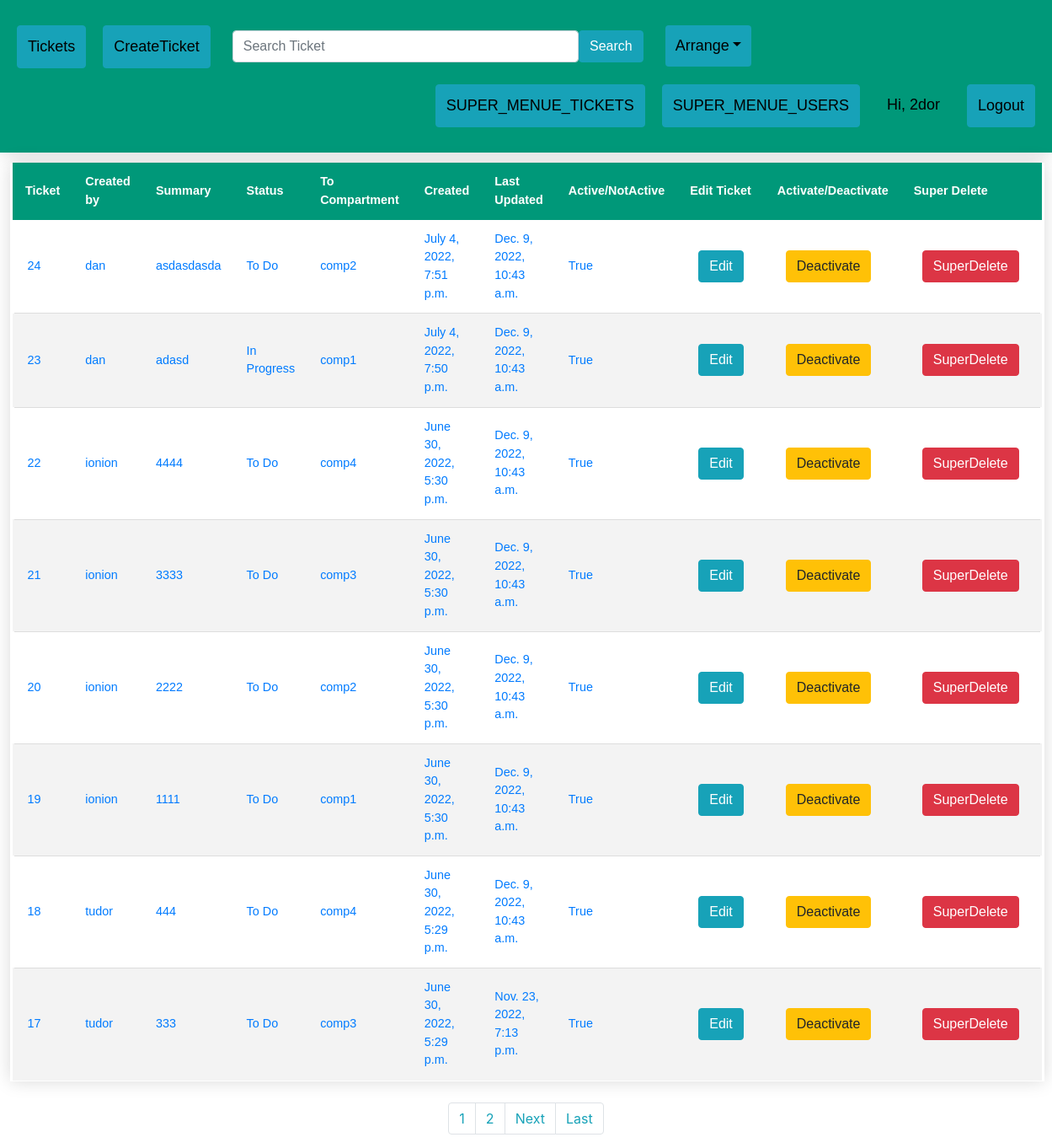
The page /SuperMenueTickets/ (signed in) on the database as committed earlier.
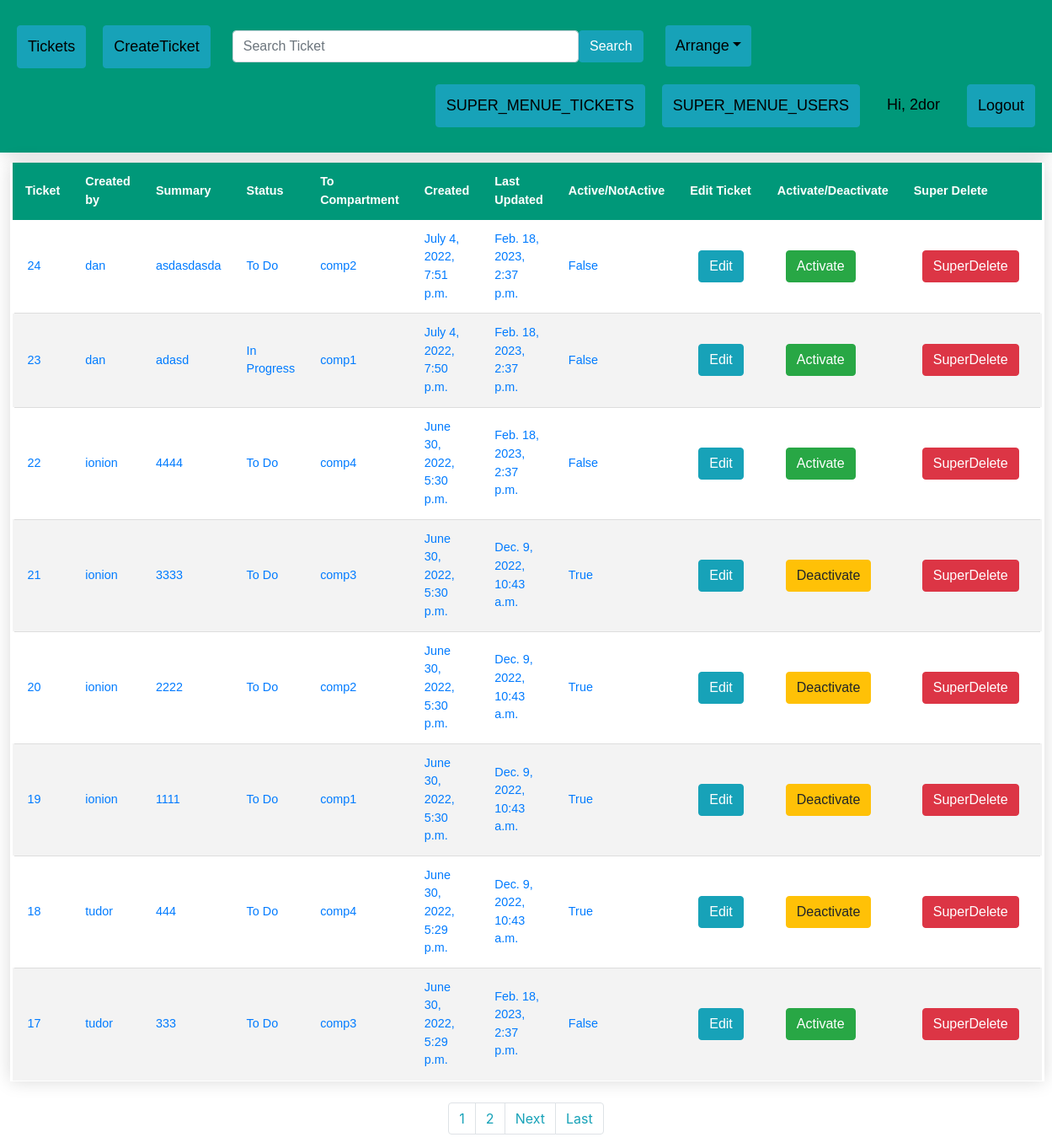
The same page on the database as committed later.
### ticketApp/models.py (models this page shows)
class Ticket(models.Model):
	title = models.CharField(max_length=100)
	assignee = models.ForeignKey(User, null=True, blank=True, on_delete=models.CASCADE)
	status = models.CharField(max_length=25, choices=TicketStatus.choices, default=TicketStatus.TO_DO)
	compartment = models.CharField(max_length=25, choices=Compartiment.choices, default=None, null=False, blank=False)
	description = models.TextField()
	created_at = models.DateTimeField('created at', auto_now_add=True)
	updated_at = models.DateTimeField('updated at', auto_now=True)
	active = models.BooleanField(default=1)

### ticketApp/views.py (the view)
# urls.py: path('SuperMenueTickets/', views.super_menue_tickets, name='super_menue_tickets'),
@login_required
def super_menue_tickets(request):
	if request.user.is_superuser:
		p = Paginator(Ticket.objects.order_by('-created_at'), 8)
		page = request.GET.get('page')
		tickets = p.get_page(page)
		return render(request, 'super_menue_tickets.html', {'tickets': tickets})

### ticketApp/templates/super_menue_tickets.html (shortened to what this page needs)
{% extends 'base.html' %}
{% block content %}
<table class="styled-table" content="width=device-width, initial-scale=1, maximum-scale=1, minimum-scale=1">
    <thead>
    <tr>
        {% if user.is_superuser %}
        <th>Ticket</th>
        <th>Created by</th>
        <th>Summary</th>
        <th>Status</th>
        <th>To Compartment</th>
        <th>Created</th>
        <th>Last Updated</th>
        <th>Active/NotActive</th>
        <th>Edit Ticket</th>
        <th>Activate/Deactivate</th>
        <th>Super Delete</th>
        {% endif %}
    </tr>
    </thead>
    {% if user.is_authenticated %}
    <tbody>
    {% for ticket in tickets %}
    {% if user.is_superuser %}
    <tr>
        <td><a href="/ticket/{{ticket.id}}">{{ticket.id}}</a></td>
        <td><a href="/ticket/{{ticket.id}}">{{ticket.assignee}}</a></td>
        <td><a href="/ticket/{{ticket.id}}">{{ticket.title}}</a></td>
        <td><a href="/ticket/{{ticket.id}}">{{ticket.status}}</a></td>
        <td><a href="/ticket/{{ticket.id}}">{{ticket.compartment}}</a></td>
        <td><a href="/ticket/{{ticket.id}}">{{ticket.created_at}}</a></td>
        <td><a href="/ticket/{{ticket.id}}">{{ticket.updated_at}}</a></td>
        <td><a href="/ticket/{{ticket.id}}">{{ticket.active}}</a></td>
        <td><a href="{% url 'EditTicket' ticket.id %}" style="margin:10px;" class="btn btn-info">Edit</a></td>
        {% if ticket.active == True %}
        <td><a href="{% url 'DeactivateTicket' ticket.id %}" style="margin:10px;" class="btn btn-warning">Deactivate</a></td>
        {% else %}
        <td><a href="{% url 'ActiveTicket' ticket.id %}" style="margin:10px;" class="btn btn-success">Activate</a></td>
        {% endif %}
        <td><a href="{% url 'DeleteTicket' ticket.id %}" style="margin:10px;" class="btn btn-danger">SuperDelete</a></td>
    </tr>
    {% endif %}
    {% endfor %}
    </tbody>
    {% endif %}
</table>
<nav aria-label="..." class="">
        <ul class="pagination justify-content-center">
            {% for i in tickets.paginator.page_range %}
            {% if i == product_list.number %}
            <li class="page-item active"><a class="page-link bg-info">{{i}}</a></li>
            {% else %}
            <li class="page-item "><a class="page-link text-info" href="?page={{i}}">{{i}}</a></li>
            {% endif %}
            {% endfor %}
            {% if tickets.has_next %}
            <li class="page-item">
                <a class="page-link text-info" href="?page={{ tickets.next_page_number }}">Next</a>
            </li>
            <li class="page-item"><a class="page-link text-info" href="?page={{ tickets.paginator.num_pages }}">Last
                    </a></li>
            {% endif %}
        </ul>
      </nav>
{% endblock %}

Rows that differ between the two databases and show on the page:
changed Ticket "asdasdasda": updated_at "Dec. 9, 2022, 10:43 a.m." → "Feb. 18, 2023, 2:37 p.m."; active "True" → "False"; active "Deactivate" → "Activate"
changed Ticket "adasd": updated_at "Dec. 9, 2022, 10:43 a.m." → "Feb. 18, 2023, 2:37 p.m."; active "True" → "False"; active "Deactivate" → "Activate"
changed Ticket id 22: updated_at "Dec. 9, 2022, 10:43 a.m." → "Feb. 18, 2023, 2:37 p.m."; active "True" → "False"; active "Deactivate" → "Activate"
changed Ticket id 17: updated_at "Nov. 23, 2022, 7:13 p.m." → "Feb. 18, 2023, 2:37 p.m."; active "True" → "False"; active "Deactivate" → "Activate"
